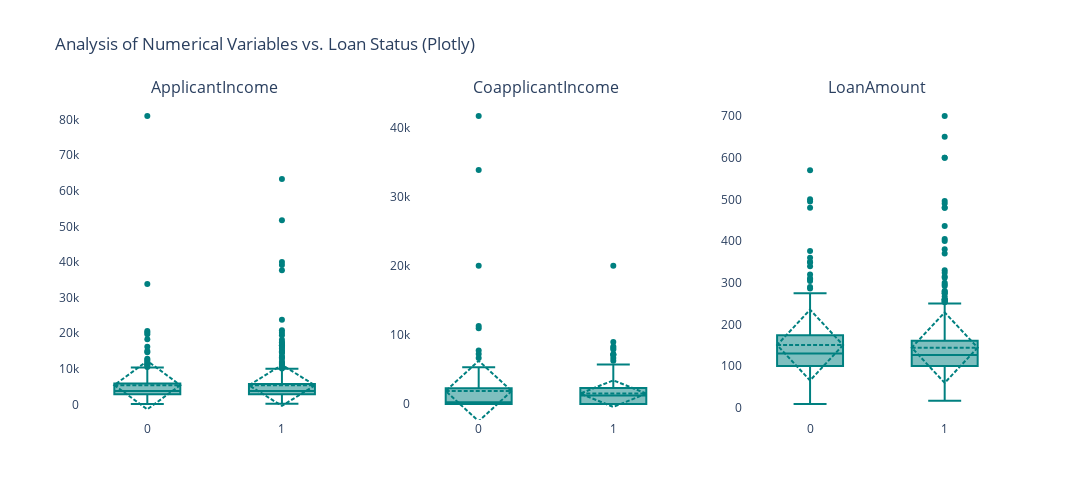

Notebook code for this chart:
### Markdown cell above
# Numerical Variables vs. Target Variable  
Using box plots, we compare the distribution of numerical variables for approved and rejected loans.

### Code cell
import plotly.express as px
from plotly.subplots import make_subplots
import plotly.graph_objects as go

# لیست ویژگیهای عددی
numerical_features = ['ApplicantIncome', 'CoapplicantIncome', 'LoanAmount']

# ایجاد سابپلاتها: 1 ردیف و 3 ستون
fig = make_subplots(
    rows=1, cols=3,
    subplot_titles=numerical_features
)

# اضافه کردن هر boxplot به سابپلات
for i, col in enumerate(numerical_features):
    fig.add_trace(
        go.Box(
            x=loan_dataset['Loan_Status'],
            y=loan_dataset[col],
            boxmean='sd',  # نمایش میانگین و انحراف معیار
            marker_color='teal',
            name=col
        ),
        row=1, col=i+1
    )

# بهبود ظاهر نمودار
fig.update_layout(
    title_text="Analysis of Numerical Variables vs. Loan Status (Plotly)",
    height=500,
    width=1200,
    showlegend=False,
    plot_bgcolor='white'
)

fig.show()

### Figure 1 — Plotly figure (JSON) as saved in the notebook; plotly's stock layout.template omitted (floating-point values rounded to 4 significant figures; data arrays with more than 128 entries replaced by an {"elided": "..."} marker saying what was removed)
{"data": [{"boxmean": "sd", "marker": {"color": "teal"}, "name": "ApplicantIncome", "type": "box", "x": {"elided": "614 float values"}, "xaxis": "x", "y": {"elided": "614 float values"}, "yaxis": "y"}, {"boxmean": "sd", "marker": {"color": "teal"}, "name": "CoapplicantIncome", "type": "box", "x": {"elided": "614 float values"}, "xaxis": "x2", "y": {"elided": "614 float values"}, "yaxis": "y2"}, {"boxmean": "sd", "marker": {"color": "teal"}, "name": "LoanAmount", "type": "box", "x": {"elided": "614 float values"}, "xaxis": "x3", "y": {"elided": "614 float values"}, "yaxis": "y3"}], "layout": {"annotations": [{"font": {"size": 16}, "showarrow": false, "text": "ApplicantIncome", "x": 0.1444, "xanchor": "center", "xref": "paper", "y": 1, "yanchor": "bottom", "yref": "paper"}, {"font": {"size": 16}, "showarrow": false, "text": "CoapplicantIncome", "x": 0.5, "xanchor": "center", "xref": "paper", "y": 1, "yanchor": "bottom", "yref": "paper"}, {"font": {"size": 16}, "showarrow": false, "text": "LoanAmount", "x": 0.8556, "xanchor": "center", "xref": "paper", "y": 1, "yanchor": "bottom", "yref": "paper"}], "height": 500, "plot_bgcolor": "white", "showlegend": false, "title": {"text": "Analysis of Numerical Variables vs. Loan Status (Plotly)"}, "width": 1200, "xaxis": {"anchor": "y", "domain": [0, 0.2889]}, "xaxis2": {"anchor": "y2", "domain": [0.3556, 0.6444]}, "xaxis3": {"anchor": "y3", "domain": [0.7111, 1]}, "yaxis": {"anchor": "x", "domain": [0, 1]}, "yaxis2": {"anchor": "x2", "domain": [0, 1]}, "yaxis3": {"anchor": "x3", "domain": [0, 1]}}}
